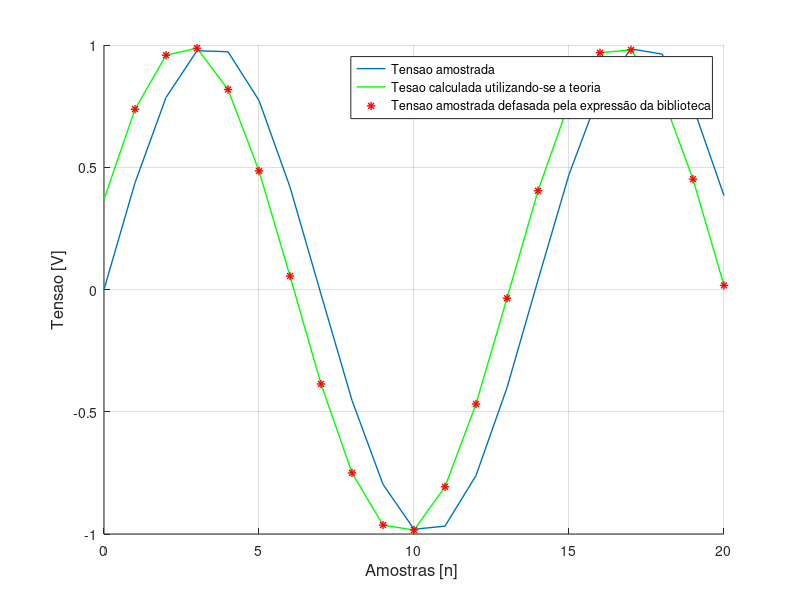

The MATLAB source for this figure:
PHASECAL = 2;
fa=834.93;
f=60;
dt=1/fa;

A=(1-PHASECAL)*cos(2*pi*f*dt)+PHASECAL;
B=(1-PHASECAL)*sin(2*pi*f*dt);
fi=atan(B/A);
M=sqrt(A^2+B^2);

n=0:1:20;
t=n*dt;

V=sin(2*f*pi*t);
lastFilteredV=V(1:end-1);
filteredV=V(2:end);

phaseShiftedV = lastFilteredV + PHASECAL * (filteredV - lastFilteredV);

tatraso=fi/(2*pi*f);
Vatrasada=sin(2*pi*f*(t-tatraso));

figure; hold on;
plot(n,V,'linewidth',1);
plot(n,Vatrasada,'g','linewidth',1);
plot(n(2:end),phaseShiftedV./M,'r*','linewidth',1);
grid on

M1="Tensao amostrada";
M2="Tesao calculada utilizando-se a teoria";
M3="Tensao amostrada defasada pela expressão da biblioteca";

legend(M1, M2, M3);

xlabel('Amostras [n] ','fontsize',12)
ylabel('Tensao [V]','fontsize',12)
